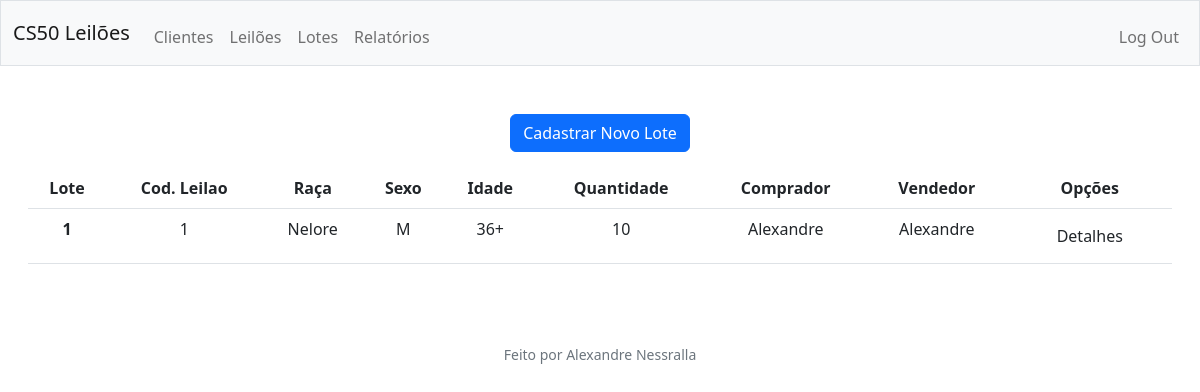
Before: /lotes (signed in) with the older database file.
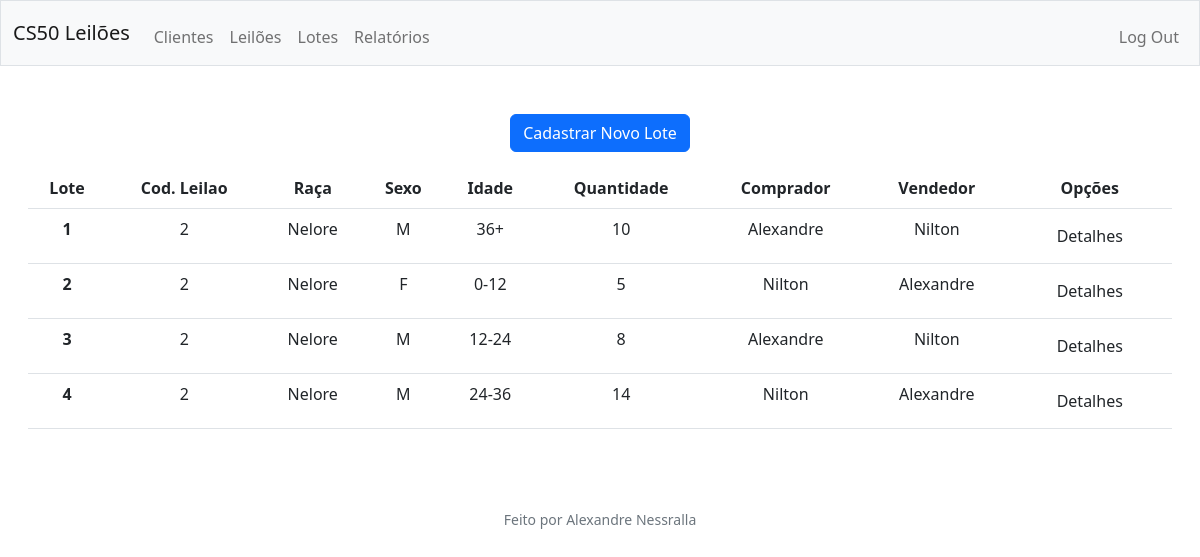
After: the same page with the newer database file.
### tables this page shows
CREATE TABLE lotes (
    lotesId INTEGER PRIMARY KEY AUTOINCREMENT,
    created TIMESTAMP NOT NULL DEFAULT CURRENT_TIMESTAMP,
    sexo VARCHAR(1) NOT NULL,
    raca VARCHAR(10) NOT NULL,
    idade VARCHAR(10) NOT NULL,
    qtd INTEGER NOT NULL,
    leilao INTEGER,
    vlrPedido VARCHAR(20),
    vlrVendido VARCHAR(20),
    comprador INTEGER,
    vendedor INTEGER,
    comissao VARCHAR(10),
    FOREIGN KEY(leilao) REFERENCES leiloes(leilaoId),
    FOREIGN KEY(comprador) REFERENCES clients(clientId),
    FOREIGN KEY(vendedor) REFERENCES clients(clientId)    
);

CREATE TABLE clients (
    clientId INTEGER PRIMARY KEY AUTOINCREMENT,
    created TIMESTAMP NOT NULL DEFAULT CURRENT_TIMESTAMP,
    nome VARCHAR(45) NOT NULL,
    doc VARCHAR(15) NOT NULL,
    mail VARCHAR(30) NOT NULL,
    logradouro VARCHAR(45) NOT NULL,
    bairro VARCHAR(20) NOT NULL,
    cidade VARCHAR(20) NOT NULL,
    estado VARCHAR(2) NOT NULL,
    inscRural VARCHAR(15) NOT NULL,
    tel VARCHAR(15) NOT NULL,
    com VARCHAR (2) NOT NULL DEFAULT 2
);

### app.py (the view)
@app.route('/lotes')
@login_requireds
def lotes():
    rows = cur.execute("SELECT * FROM lotes")
    lotes = rows.fetchall()
    clientsObj = (cur.execute("SELECT clientId,nome FROM clients"))
    clientsList = clientsObj.fetchall()
    clients = dict()
    for client in clientsList:
        k = client[0]
        v = client[1]
        clients[k] = v
    return render_template('lotes.html',lotes=lotes,clients=clients)

### helpers.py (called while the page is built)
def login_requireds(f):
    @wraps(f)
    def decorated_function(*args, **kwargs):
        if session.get("user_id") is None:
            return redirect("/login")
        return f(*args, **kwargs)
    return decorated_function

### templates/lotes.html (shortened to what this page needs)
{% extends "layout.html" %}
{% block main %}
<div>
    <button class="btn btn-primary" ><a style="text-decoration:none; color: #fff;"  href="./cadLotes">Cadastrar Novo Lote</a></button>
</div>
<div class="w-80 p-3">
    <table class="table table-hover">
        <thead>
          <tr>
            <th scope="col">Lote</th>
            <th scope="col">Cod. Leilao</th>
            <th scope="col">Raça</th>
            <th scope="col">Sexo</th>
            <th scope="col">Idade</th>
            <th scope="col">Quantidade</th>
            <th scope="col">Comprador</th>
            <th scope="col">Vendedor</th>
            <th scope="col">Opções</th>
          </tr>
        </thead>
        <tbody>
          {% for lote in lotes %}
          <tr>
            <th scope="row">{{lote[0]}}</th>
            <td>{{lote[6]}}</td>
            <td>{{lote[3]}}</td>
            <td>{{lote[2]}}</td>
            <td>{{lote[4]}}</td>
            <td>{{lote[5]}}</td>
            <td>{{clients[lote[9]]}}</td>
            <td>{{clients[lote[10]]}}</td>
            <td>
              <form action="./loteDetail" method="post">
                <button name="detalheLote" id="detalheLote" class="btn" value="{{lote[0]}}">Detalhes</button>
              </form>
            </td>
          </tr>
          {% endfor %}
        </tbody>
      </table>
</div>
{% endblock %}

### templates/layout.html (shortened to what this page needs)
<!doctype html>
<html lang="en">
  <head>
    <link href="https://cdn.jsdelivr.net/npm/bootstrap@5.2.3/dist/css/bootstrap.min.css" rel="stylesheet">
  </head>
  <body>
    <nav class="bg-light border navbar navbar-expand-md navbar-light">
        <div class="container-fluid">
            <a class="navbar-brand" href="/"><span class="green">CS50</span> <span class="yellow">Leilões</span></a>
            <div class="collapse navbar-collapse" id="navbar">
                {% if session["user_id"] %}
                    <ul class="navbar-nav me-auto mt-2">
                        <li class="nav-item"><a class="nav-link" href="/clientes">Clientes</a></li>
                        <li class="nav-item"><a class="nav-link" href="/leiloes">Leilões</a></li>
                        <li class="nav-item"><a class="nav-link" href="/lotes">Lotes</a></li>
                        <li class="nav-item"><a class="nav-link" href="/relatorios">Relatórios</a></li>
                    </ul>
                    <ul class="navbar-nav ms-auto mt-2">
                        <li class="nav-item"><a class="nav-link" href="/logout">Log Out</a></li>
                    </ul>
                {% else %}
                    <ul class="navbar-nav ms-auto mt-2">
                        <li class="nav-item"><a class="nav-link" href="/login">Log In</a></li>
                    </ul>
                {% endif %}
            </div>
        </div>
    </nav>
    <main class="container-fluid py-5 text-center">
        {% block main %}{% endblock %}
    </main>
    <footer class="mb-5 small text-center text-muted">
        Feito por Alexandre Nessralla
    </footer>
  </body>
</html>

Changed rows visible on the page:
changed lotes id 1: leilao "1" → "2"; vendedor.nome "Alexandre" → "Nilton"
added lotes: lotesId "2", leilao "2", raca "Nelore", sexo "F", idade "0-12", qtd "5", comprador.nome "Nilton", vendedor.nome "Alexandre"
added lotes: lotesId "3", leilao "2", raca "Nelore", sexo "M", idade "12-24", qtd "8", comprador.nome "Alexandre", vendedor.nome "Nilton"
added lotes: lotesId "4", leilao "2", raca "Nelore", sexo "M", idade "24-36", qtd "14", comprador.nome "Nilton", vendedor.nome "Alexandre"
